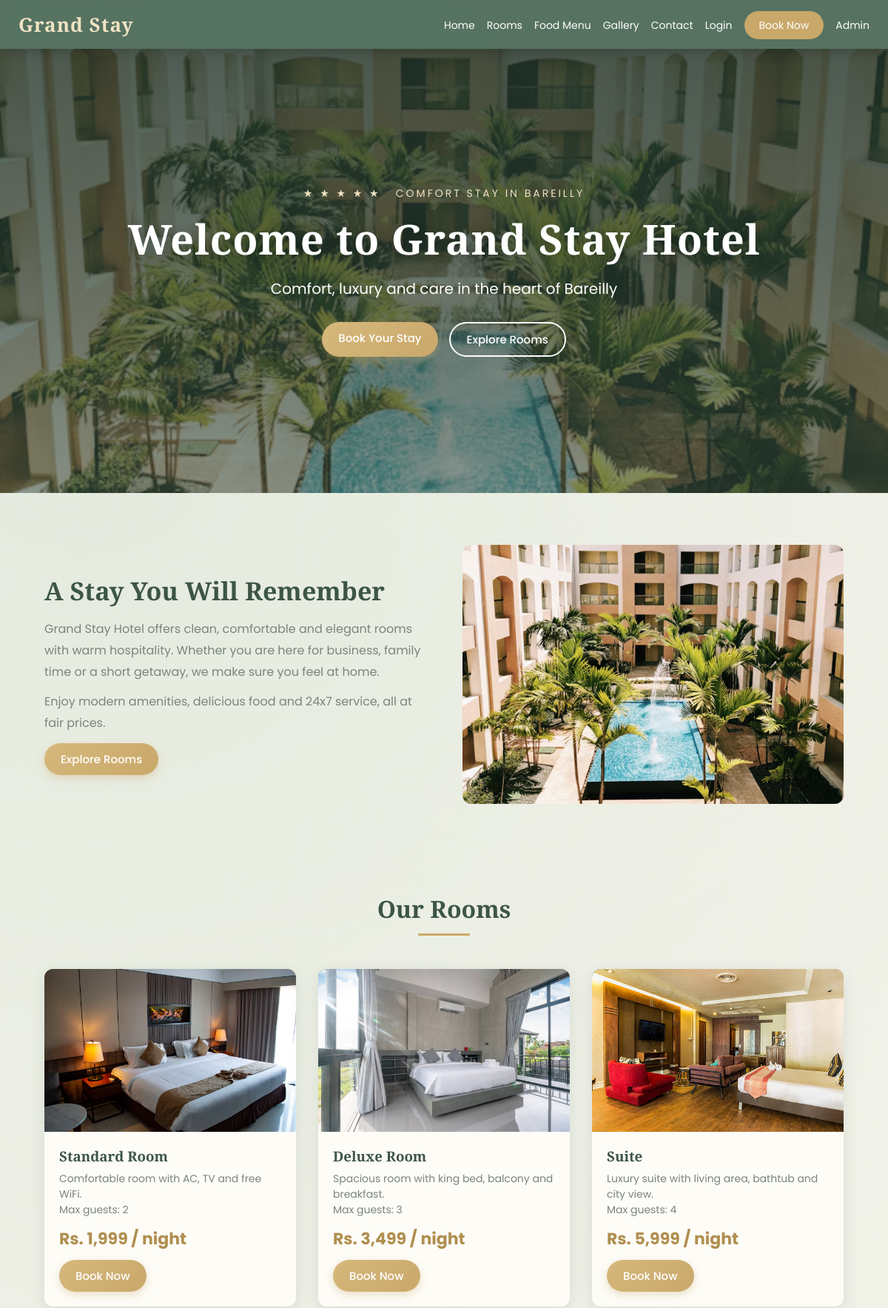
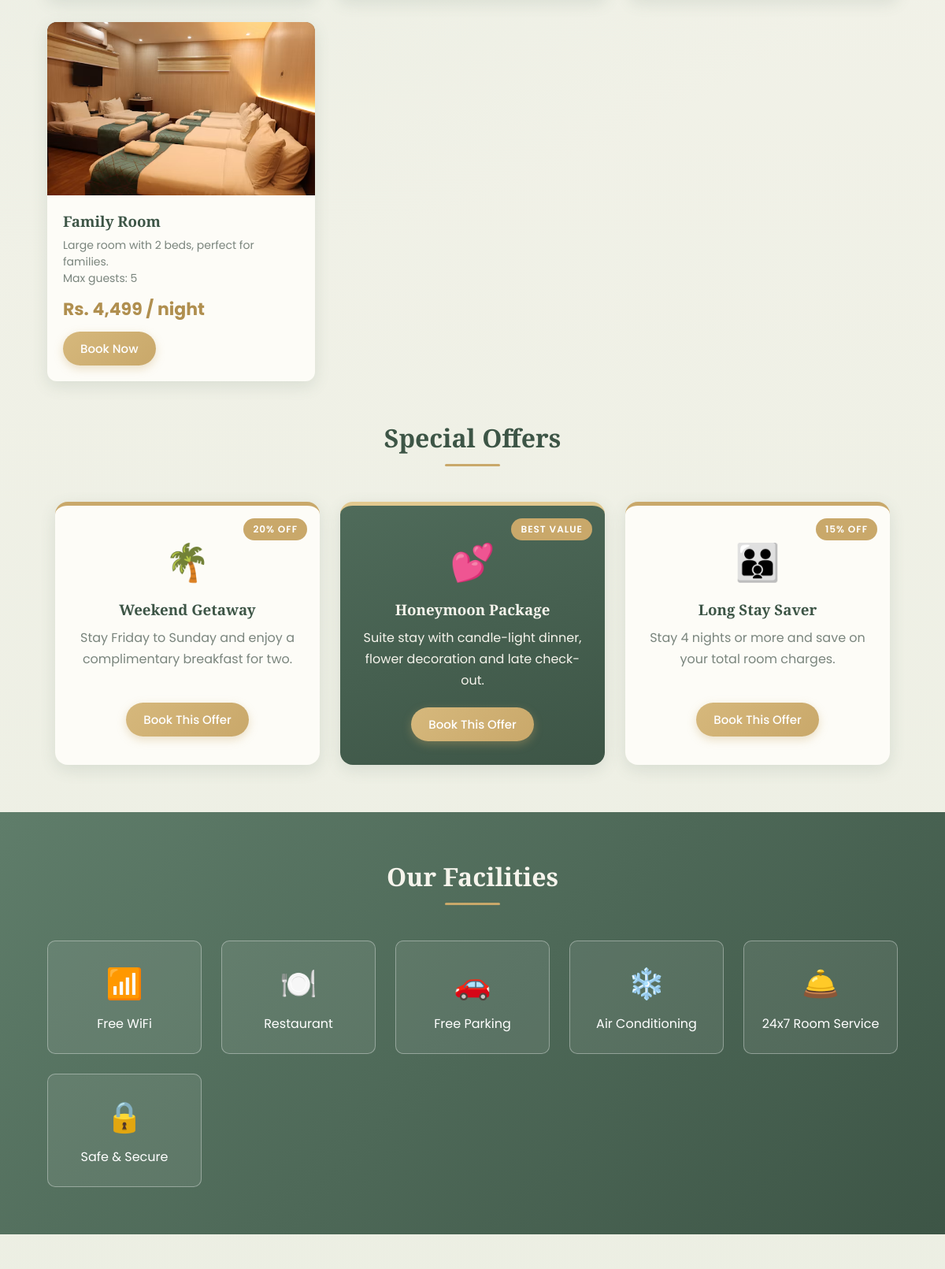
The page / (upper part) on the database its author committed (2 pictures, top to bottom).
### tables this page shows
CREATE TABLE `room_types` (
  `id` int(11) NOT NULL,
  `name` varchar(100) NOT NULL,
  `description` text DEFAULT NULL,
  `price_per_night` decimal(10,2) NOT NULL,
  `max_guests` int(11) DEFAULT 2,
  `image` varchar(255) DEFAULT NULL,
  `pano` varchar(255) DEFAULT NULL
);

### index.php (the view, shortened to what this page needs)
<?php
include "includes/db.php";
include "includes/header.php";
$types = $conn->query("SELECT * FROM room_types");
?>
<section class="hero">
  <div class="hero-overlay"></div>
  <div class="hero-content">
    <p class="hero-tag">&#9733; &#9733; &#9733; &#9733; &#9733; &nbsp; Comfort Stay in Bareilly</p>
    <h1>Welcome to Grand Stay Hotel</h1>
    <p class="hero-sub">Comfort, luxury and care in the heart of Bareilly</p>
    <div class="hero-btns">
      <a href="booking.php" class="btn">Book Your Stay</a>
      <a href="rooms.php" class="btn btn-outline">Explore Rooms</a>
    </div>
  </div>
</section>
<section class="about">
  <div>
    <h2>A Stay You Will Remember</h2>
    <p>Grand Stay Hotel offers clean, comfortable and elegant rooms with warm hospitality. Whether you are here for business, family time or a short getaway, we make sure you feel at home.</p>
    <p>Enjoy modern amenities, delicious food and 24x7 service, all at fair prices.</p>
    <a href="rooms.php" class="btn">Explore Rooms</a>
  </div>
  <div class="about-img"></div>
</section>
<h2 class="section-title">Our Rooms</h2>
<div class="room-grid">
  <?php while ($row = $types->fetch_assoc()) { ?>
    <div class="room-card">
      <div class="room-img" style="background-image: url('images/<?php echo $row['image']; ?>'), linear-gradient(135deg, #2c3e50, #d4a94f);"></div>
      <div class="room-info">
        <h3><?php echo $row['name']; ?></h3>
        <p><?php echo $row['description']; ?></p>
        <p>Max guests: <?php echo $row['max_guests']; ?></p>
        <div class="price">Rs. <?php echo number_format($row['price_per_night']); ?> / night</div>
        <a href="booking.php?type=<?php echo $row['id']; ?>" class="btn">Book Now</a>
      </div>
    </div>
  <?php } ?>
</div>
<h2 class="section-title">Special Offers</h2>
<div class="offer-grid">
  <div class="offer-card">
    <span class="offer-badge">20% OFF</span>
    <div class="offer-icon">&#127796;</div>
    <h3>Weekend Getaway</h3>
    <p>Stay Friday to Sunday and enjoy a complimentary breakfast for two.</p>
    <a href="booking.php" class="btn">Book This Offer</a>
  </div>
  <div class="offer-card featured">
    <span class="offer-badge">BEST VALUE</span>
    <div class="offer-icon">&#128149;</div>
    <h3>Honeymoon Package</h3>
    <p>Suite stay with candle-light dinner, flower decoration and late check-out.</p>
    <a href="booking.php?type=3" class="btn">Book This Offer</a>
  </div>
  <div class="offer-card">
    <span class="offer-badge">15% OFF</span>
    <div class="offer-icon">&#128106;</div>
    <h3>Long Stay Saver</h3>
    <p>Stay 4 nights or more and save on your total room charges.</p>
    <a href="booking.php" class="btn">Book This Offer</a>
  </div>
</div>
<section class="facilities">
  <h2 class="section-title">Our Facilities</h2>
  <div class="fac-grid">
    <div class="fac-item"><div class="icon">📶</div>Free WiFi</div>
    <div class="fac-item"><div class="icon">🍽️</div>Restaurant</div>
    <div class="fac-item"><div class="icon">🚗</div>Free Parking</div>
    <div class="fac-item"><div class="icon">❄️</div>Air Conditioning</div>
    <div class="fac-item"><div class="icon">🛎️</div>24x7 Room Service</div>
    <div class="fac-item"><div class="icon">🔒</div>Safe & Secure</div>
  </div>
</section>
<?php include "includes/footer.php"; ?>

### rows shown on the page
room_types: image (picture), name "Standard Room", description "Comfortable room with AC, TV and free WiFi.", max_guests "2", price_per_night "1,999"
room_types: image (picture), name "Deluxe Room", description "Spacious room with king bed, balcony and breakfast.", max_guests "3", price_per_night "3,499"
room_types: image (picture), name "Suite", description "Luxury suite with living area, bathtub and city view.", max_guests "4", price_per_night "5,999"
room_types: image (picture), name "Family Room", description "Large room with 2 beds, perfect for families.", max_guests "5", price_per_night "4,499"
